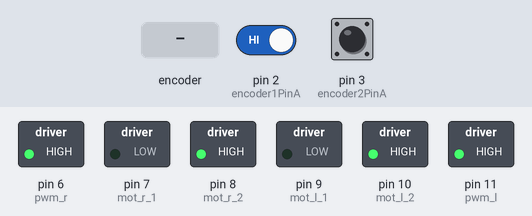
The sketch below on a simulated Arduino Uno, built with avr-gcc and run on an emulated ATmega328P. Parts: switched loads named in the sketch (green lamp = pin HIGH). Inputs (shaded band) come from the test bench; at power-on: pin 3 (encoder2PinA) HIGH, pin 2 (encoder1PinA) HIGH. What the sketch prints to the serial monitor is not drawn.

Above: at 1.2 s.
1.3 s: rotary encoder on pin 2 (encoder1PinA) / pin 4 (encoder1PinB) turned 1 step (first pin leading)
At 2.9 s:
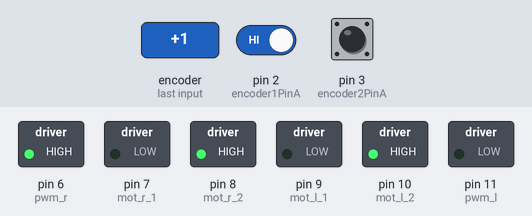
3.9 s: rotary encoder on pin 2 (encoder1PinA) / pin 4 (encoder1PinB) turned 1 step (first pin leading)
At 5.2 s:
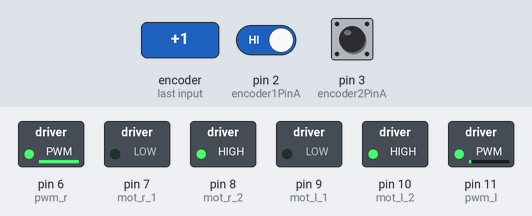
5.6 s: pin 3 (encoder2PinA) pulsed LOW 2 times (0.12 s each, 0.3 s apart)
At 7.2 s:
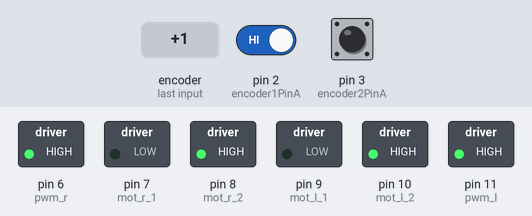
7.7 s: rotary encoder on pin 2 (encoder1PinA) / pin 4 (encoder1PinB) turned 3 steps (first pin leading)
At 8.7 s:
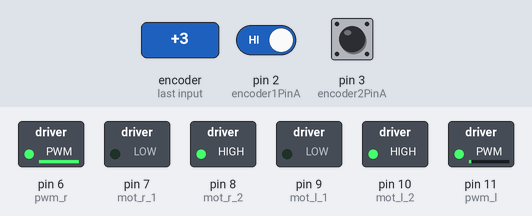
Timing chart, 0 to 10.7 s (numbered marks = the images above; inputs shaded):
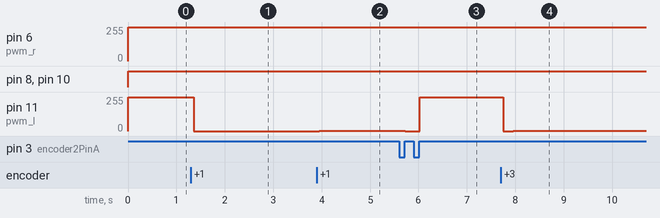

Measured:
- after the input at 1.3 s, pin 11 (pwm_l): 255/255 → 0/255 after 0.06 s
- after the input at 3.9 s, pin 6 (pwm_r): 255/255 → 254/255 after 0.05 s; pin 11 (pwm_l): 0/255 → 1/255 after 0.05 s
- after the input at 5.6 s, pin 6 (pwm_r): 254/255 → 255/255 after 0.12 s; pin 11 (pwm_l): 1/255 → 0/255 after 0.12 s, → 255/255 0.30 s later
- after the input at 7.7 s, pin 6 (pwm_r): 255/255 → 253/255 after 0.62 s; pin 11 (pwm_l): 255/255 → 0/255 after 0.06 s, → 1/255 0.20 s later, → 2/255 0.20 s later

The sketch:

2motorsupdated.ino
```cpp
//Last tested Mar 7 11:20PM --> Both motors drive simultaneously, with different encoder readings.
//Pin Assignments
const int wheel_d = 60;           // Wheel diameter (mm)
const float wheel_c = PI * wheel_d; // Wheel circumference (mm)
const int counts_per_rev = 1920;   // (8 pairs N-S) * (120:1 gearbox) * (2 falling/rising edges)
const float count_to_dist = (wheel_c / counts_per_rev) ; // (1 tick = mm)
const float random_coeff= 2.31;
//const float random_coeff= 2.4;

const int pwm_l = 11 ;
const int mot_l_1 = 9 ;
const int mot_l_2 = 10 ;

const int pwm_r = 6 ;
const int mot_r_1 = 7 ;
const int mot_r_2 = 8 ;

const int encoder1PinA = 2;
const int encoder1PinB = 4;

const int encoder2PinA = 3;
const int encoder2PinB = 5;

//Variables
long dist1;
long dist2;

volatile unsigned long encoder1Pos = 0;
volatile unsigned long encoder2Pos = 0;

volatile int speed1;
volatile int speed2;

int currentSpeed = 0;
long startTime = 0;

//const int offset = 3;


void setup() {
  pinMode(pwm_l,OUTPUT) ;
  pinMode(pwm_r,OUTPUT) ;
  pinMode(mot_l_1,OUTPUT) ;
  pinMode(mot_l_2,OUTPUT) ;
  pinMode(mot_r_1,OUTPUT) ;
  pinMode(mot_r_2,OUTPUT) ;

  pinMode (encoder1PinA, INPUT);
  pinMode (encoder1PinB, INPUT);
  pinMode (encoder2PinA, INPUT);
  pinMode (encoder2PinB, INPUT);

  attachInterrupt(digitalPinToInterrupt(encoder1PinA), count1, RISING);
  attachInterrupt(digitalPinToInterrupt(encoder2PinA), count2, RISING);

  startTime = millis();
  Serial.begin (115200);
}

void loop() {
  long count=0;

  //while(1){
  count = (millis()/1000)%2; //should alternate 0 and 1 because of the modulo
  //if (count == 0){
//    drive(200);
  //}
  //}
  Serial.print("  Distance1: ");
  Serial.print(dist1);
  Serial.print("\t");
  Serial.print("  Distance2: ");
  Serial.println(dist2);
  set_speed();
  }

void set_speed() {
  //Constrain speed
  speed1 = constrain(speed1, 0, 255);
  speed2 = constrain(speed2, 0, 255);

  //Sample encoders
  volatile unsigned long ticks1 = encoder1Pos;
  volatile unsigned long ticks2 = encoder2Pos;
  Serial.print("Ticks");
  Serial.print("\t");
  Serial.print(ticks1);
  Serial.print("\t");
  Serial.println(ticks2);
  int diff = abs(ticks1-ticks2);
  int offset = abs(ticks1-ticks2);
//  int offset = abs(dist1-dist2); ;
  if (diff != 0){

    if (ticks1>ticks2){

      speed1 = speed1 - offset;
      speed2 = speed2 + offset;
//      Serial.println("  Unveven: ");

    }
    if (ticks2>ticks1){
      speed1 = speed1 + offset;
      speed2 = speed2 - offset;
//      Serial.println("  Uneven ");

    }
  }
//  else if (ticks1==ticks1){
  if (diff == 0){
    speed1 = 255;
    speed2 = 255;
//    Serial.println("  wtf ");
  }
  Serial.print(speed1);
  Serial.print("\t");
  Serial.println(speed2);
//  if (speed1==0){
//    speed1 =0;
//  }
//  if (speed2==0){
//    speed2 =0;
//  }
  if ((speed1<20) && (speed2<20)){
    speed1 = 255;
    speed2 = 255;
  }
  drive(speed1, speed2);

}

void drive(int speed1, int speed2){

  digitalWrite(mot_l_1,LOW) ;
  //Serial.println("high");

  digitalWrite(mot_l_2,HIGH) ;
  //Serial.println("low");

    digitalWrite(mot_r_1,LOW) ;
  //Serial.println("high");

  digitalWrite(mot_r_2,HIGH) ;
  //Serial.println("low");
  analogWrite(pwm_l,speed2) ;
  analogWrite(pwm_r,speed1) ;

}

//void brake(motor_in1, motor_in2, pwm){
//  digitalWrite(motor_in1,HIGH) ;
//  digitalWrite(motor_in2,HIGH) ;
//  analogWrite(pwm,0) ;
//}

void count1() {
  encoder1Pos++;
      dist1 = (encoder1Pos * count_to_dist * random_coeff); //distance in mm

//  dist1 = (encoder1Pos * count_to_dist ); //distance in mm
//  Serial.println(encoder0Pos);
//  Serial.print("  Distance: ");
//  Serial.println(dist);
}
void count2() {
  encoder2Pos++;
      dist2 = (encoder1Pos * count_to_dist * random_coeff); //distance in mm

//  dist2 = (encoder2Pos * count_to_dist ); //distance in mm
}
```
